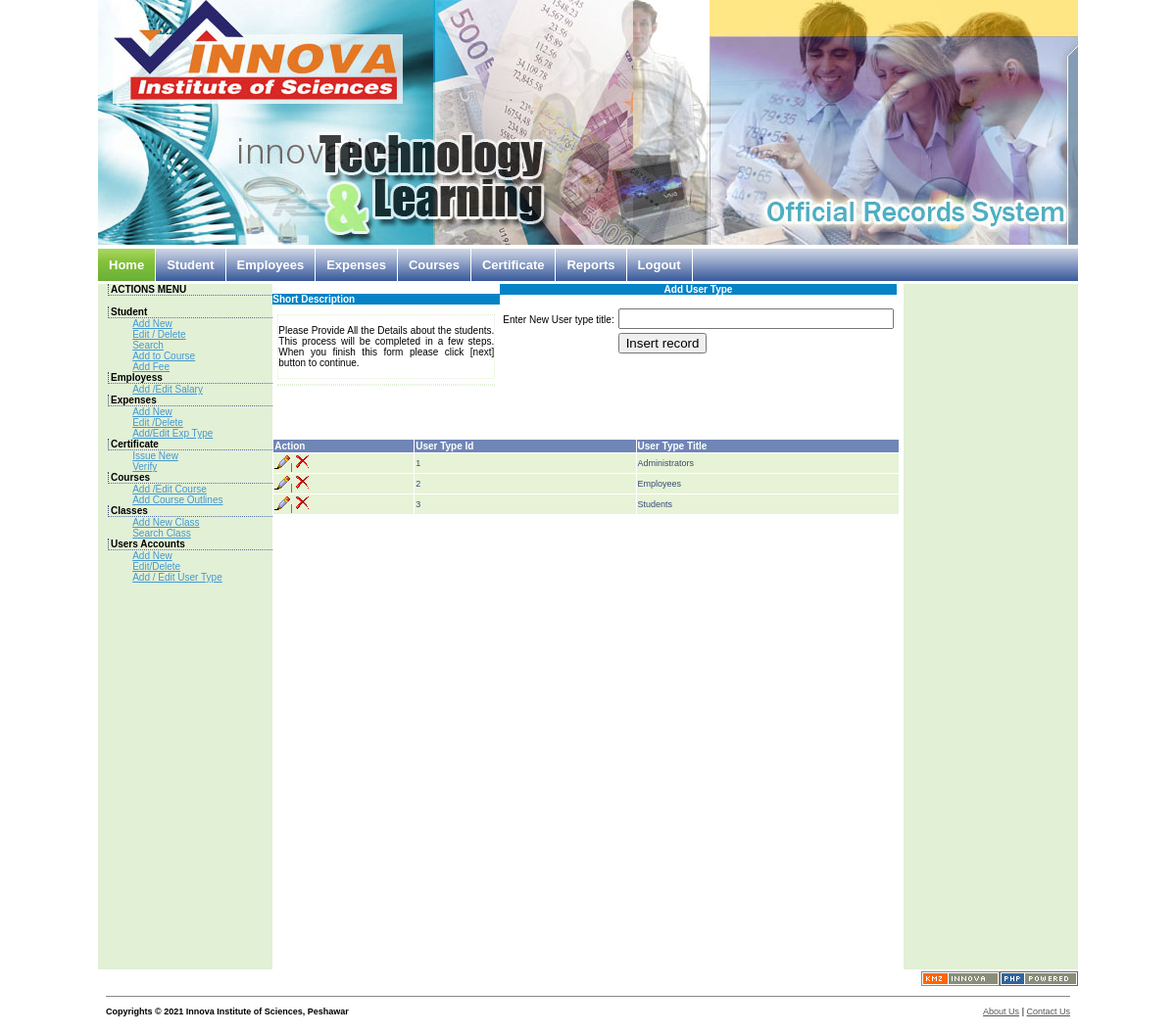
Page /usertype.php on the committed database.
### tables this page shows
CREATE TABLE IF NOT EXISTS `user_type` (
  `user_type_id` int(11) NOT NULL auto_increment,
  `user_type_title` varchar(30) NOT NULL default '',
  PRIMARY KEY  (`user_type_id`)
);

### usertype.php (the view, shortened to what this page needs)
<?php require_once('Connections/conn.php'); ?>
<?php
$editFormAction = $_SERVER['PHP_SELF'];
if (isset($_SERVER['QUERY_STRING'])) {
  $editFormAction .= "?" . htmlentities($_SERVER['QUERY_STRING']);
}
$maxRows_RS_UserTypes = 20;
$pageNum_RS_UserTypes = 0;
$startRow_RS_UserTypes = $pageNum_RS_UserTypes * $maxRows_RS_UserTypes;
$query_RS_UserTypes = "SELECT * FROM user_type ORDER BY user_type_title ASC";
$query_limit_RS_UserTypes = sprintf("%s LIMIT %d, %d", $query_RS_UserTypes, $startRow_RS_UserTypes, $maxRows_RS_UserTypes);
$RS_UserTypes = mysql_query($query_limit_RS_UserTypes, $conn) or die(mysql_error());
$row_RS_UserTypes = mysql_fetch_assoc($RS_UserTypes);
?><!DOCTYPE html PUBLIC "-//W3C//DTD XHTML 1.0 Transitional//EN" "http://www.w3.org/TR/xhtml1/DTD/xhtml1-transitional.dtd">
<html xmlns="http://www.w3.org/1999/xhtml"><head>
	<link rel="stylesheet" type="text/css" href="gnpcss.css" media="screen" />
</head>
<body>
<div align="center">
  <table border="0" cellpadding="0" cellspacing="0" width="1000">
    <tbody><tr>
      <td class="PageTopHeader" align="left" height="180" valign="middle" width="1000"><img src="images/header_logo.jpg" width="1000" height="250" /></td>
    </tr>
    <tr>
      <td align="left" height="40" valign="middle" width="1000"><?php
				require("top_menu.php");
				?>        <br style="clear: left;" /></td>
    </tr>
    <tr>
      <td><table border="0" cellpadding="0" cellspacing="0" width="1000">
          <tbody><tr>
            <td width="179" height="653" align="left" valign="top"><?php
				require("left_menu.php");
				?>
						</td>
            <td align="left" valign="top" width="652"><table border="0" cellpadding="0" cellspacing="0" width="640">
                <tbody><tr>
                  <td align="left" valign="top" width="232"><p class="headerkizmo"><strong>Short Description</strong></p>
                    <div class="MarginStyle1" align="justify">
                      <div class="text" align="justify">
                        <p>Please Provide All the Details about the students. This process will be completed in a few steps. When you finish this form please click [next] button to continue.</p>
                        </div>
                    </div>
                    <div class="MarginStyle1" align="justify">
                      <div class="text" align="justify">                      </div>
                    </div></td>
                  <td align="left" valign="top" width="408"><div class="MarginStyle1" align="left">
                    <table border="0" cellpadding="0" cellspacing="0" width="398">
                      <tbody>
                        <tr>
                          <td class="headerkizmo" align="center" valign="middle" width="398">Add User Type</td>
                        </tr>
                        <tr>
                          <td class="BoxBorderGray">&nbsp;
                            <form action="<?php echo $editFormAction; ?>" method="post" name="form1" id="form1">
                              <table align="center">
                                <tr valign="baseline">
                                  <td nowrap="nowrap" align="right">Enter New User type title:</td>
                                  <td><input type="text" name="user_type_title" value="" size="32" /></td>
                                </tr>
                                <tr valign="baseline">
                                  <td nowrap="nowrap" align="right">&nbsp;</td>
                                  <td><input type="submit" value="Insert record" /></td>
                                </tr>
                              </table>
                            </form>
                            <p>&nbsp;</p></td>
                        </tr>
                      </tbody>
                    </table>
                  </div>
                    <table width="100%" border="0" cellspacing="0" cellpadding="0">
                    <tr>
                      <td>&nbsp;</td>
                    </tr>
                    <tr>
                      <td>&nbsp;
                        <p>&nbsp;</p></td>
                    </tr>
                  </table></td>
                </tr>
                  <tr>
                    <td colspan="2" align="left" valign="top"><table width="100%" border="0" cellpadding="1" cellspacing="1">
                        <tr class="headerzorkif">
                          <td>Action</td>
                          <td>user type id</td>
                          <td>user type title</td>
                        </tr>
                        <?php do { ?>
                          <tr class="smalltextbg">
                            <td>
<a href="<?php echo $currentPage. "?action=edit&user_type_id=" . $row_RS_UserTypes['user_type_id'];?>">
<img src="images/icons/b_edit.png" width="16" height="16" /></a>| <a href="<?php echo $currentPage. "?action=delete&user_type_id=" . $row_RS_UserTypes['user_type_id'];?>">
<img src="images/icons/b_drop.png" width="16" height="16" /></a></td>
                            <td><?php echo $row_RS_UserTypes['user_type_id']; ?></td>
                            <td><?php echo $row_RS_UserTypes['user_type_title']; ?></td>
                          </tr>
                          <?php } while ($row_RS_UserTypes = mysql_fetch_assoc($RS_UserTypes)); ?>
                      </table></td>
                    </tr>
                  <tr>
                    <td align="left" valign="top">&nbsp;</td>
                    <td align="left" valign="top">&nbsp;</td>
                  </tr>
              </tbody></table>            </td>
            <td align="left" valign="top" width="179"><div id="leftbar">
              <div id="searchBox">
                <p>&nbsp;</p>
                </div>
              </div>              </td>
          </tr>
        </tbody></table></td>
    </tr>
    <tr>
      <td align="right" height="19"><img src="images/kmz_innova.gif" width="80" height="15" /><img src="images/php.gif" alt="PHP|Powered" height="15" width="80" /></td>
    </tr>
    <tr>
      <td><?php
				require("footer.php");
				?></td>
    </tr>
  </tbody></table>
</div>
</body>
</html>

### gnpcss.css (style rules this page uses)
#leftbar { background: #E2F0D6; float: left; width: 178px; padding: 0px; height: 700px; }
#searchBox { border-left: 10px solid #E2F0D6; border-bottom: 5px solid #E2F0D6; width: 168px; font-size: 10px; color: #000000; height: auto; }
body { margin: 0; padding: 0; text-align: center; min-width: 1000px; font-size: 10px; font-family: Verdana, Arial, Helvetica, sans-serif; list-style-image: url(images/icons/bullet_arrow.png); background-repeat: no-repeat; background-color: #FFFFFF; }
a, a:link, a:visited { color: #4498CE; text-decoration: underline; }
.smalltextbg { color: #374A77; border: 1px solid #4A69A5; background-color: #E7F3D6; font-size: 9px; }
.headerkizmo { font-family: Verdana, Arial, Helvetica, sans-serif; font-size: 10px; font-style: normal; font-weight: bold; color: #FFFFFF; text-transform: capitalize; background-color: #0583C6; }
.headerzorkif { font-family: Verdana, Arial, Helvetica, sans-serif; font-size: 10px; font-style: normal; font-weight: bold; color: #FFFFFF; text-transform: capitalize; background-color: #6F86B6; }
.text { font-family: Verdana, Arial, Helvetica, sans-serif; font-size: 10px; margin: 5px; border: thin dotted #E2F0D6; }
img { border:0 }

### rows in the picture
user_type: user_type_id "1", user_type_title "Administrators"
user_type: user_type_id "2", user_type_title "Employees"
user_type: user_type_id "3", user_type_title "Students"
